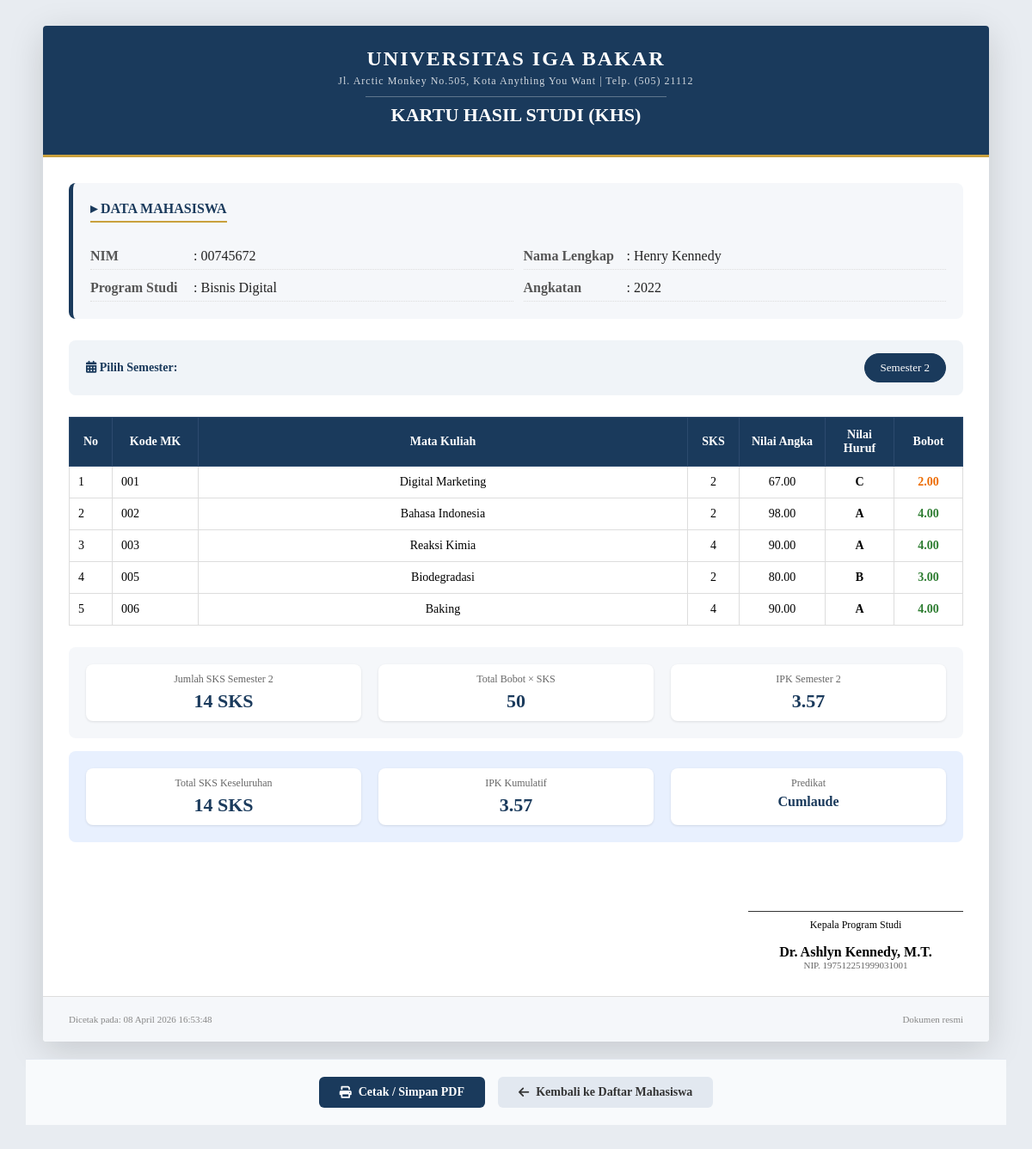
Screenshot of /khs.php?id=1 (signed in) with the database file from the repository.
### tables this page shows
CREATE TABLE `mhs` (
  `id` int NOT NULL,
  `nim` varchar(20) NOT NULL,
  `nama` varchar(100) NOT NULL,
  `jurusan` varchar(50) NOT NULL,
  `angkatan` year NOT NULL
);

CREATE TABLE `nilai` (
  `id` int NOT NULL,
  `mhs_id` int NOT NULL,
  `matkul_id` int NOT NULL,
  `nilai_angka` decimal(5,2) NOT NULL,
  `nilai_huruf` char(2) DEFAULT NULL
);

CREATE TABLE `matkul` (
  `id` int NOT NULL,
  `kode` varchar(10) NOT NULL,
  `nama` varchar(100) NOT NULL,
  `sks` int NOT NULL,
  `semester` int NOT NULL
);

### khs.php (the view, shortened to what this page needs)
<?php
$db = new db();
$conn = $db->getconn();
$mhs_id = isset($_GET['id']) ? (int)$_GET['id'] : 0;
$selected_semester = isset($_GET['semester']) ? (int)$_GET['semester'] : 0;
$query_mhs = "SELECT * FROM mhs WHERE id = $mhs_id";
$result_mhs = $conn->query($query_mhs);
$mhs = $result_mhs->fetch_assoc();
$query_semester = "SELECT DISTINCT mk.semester
                   FROM nilai n
                   JOIN matkul mk ON n.matkul_id = mk.id
                   WHERE n.mhs_id = $mhs_id
                   ORDER BY mk.semester ASC";
$semester_list = $conn->query($query_semester);
if ($selected_semester == 0 && $semester_list->num_rows > 0) {
    $first = $semester_list->fetch_assoc();
    $selected_semester = $first['semester'];
    $semester_list->data_seek(0);
}
if ($selected_semester > 0) {
    $query_nilai = "SELECT mk.kode, mk.nama AS matkul, mk.sks, n.nilai_angka, n.nilai_huruf, mk.semester
                    FROM nilai n
                    JOIN matkul mk ON n.matkul_id = mk.id
                    WHERE n.mhs_id = $mhs_id AND mk.semester = $selected_semester
                    ORDER BY mk.kode ASC";
    $nilai_list = $conn->query($query_nilai);
}
$total_sks = 0;
$total_bobot = 0;
$ipk_semester = 0;
if ($selected_semester > 0 && isset($nilai_list) && $nilai_list->num_rows > 0) {
    $nilai_list->data_seek(0);
    while ($row = $nilai_list->fetch_assoc()) {
        $bobot = 0;
        $nilai = $row['nilai_angka'];
        if ($nilai >= 85) $bobot = 4.00;
        elseif ($nilai >= 70) $bobot = 3.00;
        elseif ($nilai >= 55) $bobot = 2.00;
        elseif ($nilai >= 40) $bobot = 1.00;
        else $bobot = 0.00;
        $total_sks += $row['sks'];
        $total_bobot += $bobot * $row['sks'];
    }
    $ipk_semester = $total_sks > 0 ? round($total_bobot / $total_sks, 2) : 0;
    $nilai_list->data_seek(0);
}
$query_all = "SELECT n.nilai_angka, mk.sks
              FROM nilai n
              JOIN matkul mk ON n.matkul_id = mk.id
              WHERE n.mhs_id = $mhs_id";
$all_nilai = $conn->query($query_all);
$total_all_sks = 0;
$total_all_bobot = 0;
while ($row = $all_nilai->fetch_assoc()) {
    $bobot = 0;
    $nilai = $row['nilai_angka'];
    if ($nilai >= 85) $bobot = 4.00;
    elseif ($nilai >= 70) $bobot = 3.00;
    elseif ($nilai >= 55) $bobot = 2.00;
    elseif ($nilai >= 40) $bobot = 1.00;
    else $bobot = 0.00;
    $total_all_sks += $row['sks'];
    $total_all_bobot += $bobot * $row['sks'];
}
$ipk_kumulatif = $total_all_sks > 0 ? round($total_all_bobot / $total_all_sks, 2) : 0;
$predikat = '';
if ($ipk_kumulatif >= 3.51) $predikat = 'Cumlaude';
elseif ($ipk_kumulatif >= 3.00) $predikat = 'Sangat Memuaskan';
elseif ($ipk_kumulatif >= 2.50) $predikat = 'Memuaskan';
elseif ($ipk_kumulatif >= 2.00) $predikat = 'Cukup';
else $predikat = 'Kurang';
?>
<!DOCTYPE html>
<html lang="id">
<head>
</head>
<body>
<div class="khs-container">
    <div class="khs-header">
        <div class="university-name">UNIVERSITAS IGA BAKAR</div>
        <div class="university-sub">Jl. Arctic Monkey No.505, Kota Anything You Want | Telp. (505) 21112</div>
        <div class="khs-title">KARTU HASIL STUDI (KHS)</div>
    </div>
    <div class="khs-body">
        <div class="info-mahasiswa">
            <div class="info-title">▸ DATA MAHASISWA</div>
            <div class="info-grid">
                <div class="info-item">
                    <span class="info-label">NIM</span>
                    <span class="info-value">: <?= htmlspecialchars($mhs['nim']) ?></span>
                </div>
                <div class="info-item">
                    <span class="info-label">Nama Lengkap</span>
                    <span class="info-value">: <?= htmlspecialchars($mhs['nama']) ?></span>
                </div>
                <div class="info-item">
                    <span class="info-label">Program Studi</span>
                    <span class="info-value">: <?= htmlspecialchars($mhs['jurusan']) ?></span>
                </div>
                <div class="info-item">
                    <span class="info-label">Angkatan</span>
                    <span class="info-value">: <?= $mhs['angkatan'] ?></span>
                </div>
            </div>
        </div>
        <div class="semester-selector">
            <span class="semester-label"><i class="fas fa-calendar-alt"></i> Pilih Semester:</span>
            <div class="semester-buttons">
                <?php if ($semester_list && $semester_list->num_rows > 0): ?>
                    <?php $semester_list->data_seek(0); ?>
                    <?php while ($sem = $semester_list->fetch_assoc()): ?>
                        <a href="?id=<?= $mhs_id ?>&semester=<?= $sem['semester'] ?>"
                           class="semester-btn <?= $selected_semester == $sem['semester'] ? 'active' : '' ?>">
                            Semester <?= $sem['semester'] ?>
                        </a>
                    <?php endwhile; ?>
                <?php else: ?>
                    <span class="semester-btn" style="background:#f0f0f0;">Belum ada nilai</span>
                <?php endif; ?>
            </div>
        </div>
        <?php if ($selected_semester > 0 && isset($nilai_list) && $nilai_list->num_rows > 0): ?>
            <table class="table-nilai">
                <thead>
                    <tr>
                        <th width="50">No</th>
                        <th width="100">Kode MK</th>
                        <th align="left">Mata Kuliah</th>
                        <th width="60">SKS</th>
                        <th width="100">Nilai Angka</th>
                        <th width="80">Nilai Huruf</th>
                        <th width="80">Bobot</th>
                    </tr>
                </thead>
                <tbody>
                    <?php
                    $no = 1;
                    $nilai_list->data_seek(0);
                    while ($row = $nilai_list->fetch_assoc()):
                        $bobot = 0;
                        $nilai = $row['nilai_angka'];
                        if ($nilai >= 85) $bobot = 4.00;
                        elseif ($nilai >= 70) $bobot = 3.00;
                        elseif ($nilai >= 55) $bobot = 2.00;
                        elseif ($nilai >= 40) $bobot = 1.00;
                        else $bobot = 0.00;
                        $bobot_color = ($bobot >= 3.0) ? '#2e7d32' : (($bobot >= 2.0) ? '#ed6c02' : '#d32f2f');
                    ?>
                    <tr>
                        <td align="center"><?= $no++ ?></td>
                        <td><?= htmlspecialchars($row['kode']) ?></td>
                        <td align="left"><?= htmlspecialchars($row['matkul']) ?></td>
                        <td align="center"><?= $row['sks'] ?></td>
                        <td align="center"><?= $row['nilai_angka'] ?></td>
                        <td align="center"><strong><?= $row['nilai_huruf'] ?></strong></td>
                        <td align="center" style="color: <?= $bobot_color ?>; font-weight: bold;"><?= number_format($bobot, 2) ?></td>
                    </tr>
                    <?php endwhile; ?>
                </tbody>
            </table>
            <div class="ringkasan">
                <div class="ringkasan-item">
                    <div class="ringkasan-label">Jumlah SKS Semester <?= $selected_semester ?></div>
                    <div class="ringkasan-value"><?= $total_sks ?> SKS</div>
                </div>
                <div class="ringkasan-item">
                    <div class="ringkasan-label">Total Bobot × SKS</div>
                    <div class="ringkasan-value"><?= $total_bobot ?></div>
                </div>
                <div class="ringkasan-item">
                    <div class="ringkasan-label">IPK Semester <?= $selected_semester ?></div>
                    <div class="ringkasan-value"><?= number_format($ipk_semester, 2) ?></div>
                </div>
            </div>
        <?php elseif ($selected_semester > 0): ?>
            <div style="text-align: center; padding: 40px; background: #f8fafc; border-radius: 8px;">
                <p style="color: #666;">Belum ada nilai untuk Semester <?= $selected_semester ?></p>
            </div>
        <?php endif; ?>
        <div class="ringkasan" style="margin-top: 15px; background: #e8f0fe;">
            <div class="ringkasan-item">
                <div class="ringkasan-label">Total SKS Keseluruhan</div>
                <div class="ringkasan-value"><?= $total_all_sks ?> SKS</div>
            </div>
            <div class="ringkasan-item">
                <div class="ringkasan-label">IPK Kumulatif</div>
                <div class="ringkasan-value"><?= number_format($ipk_kumulatif, 2) ?></div>
            </div>
            <div class="ringkasan-item">
                <div class="ringkasan-label">Predikat</div>
                <div class="ringkasan-value small"><?= $predikat ?></div>
            </div>
        </div>
        <div class="ttd">
            <div class="ttd-box">
                <div class="ttd-line">Kepala Program Studi</div>
                <div style="margin-top: 15px; font-weight: bold;">Dr. Ashlyn Kennedy, M.T.</div>
                <div style="font-size: 11px; color: #666;">NIP. 197512251999031001</div>
            </div>
        </div>
    </div>
    <div class="khs-footer">
        <span>Dicetak pada: <?= date('d F Y H:i:s') ?></span>
        <span>Dokumen resmi</span>
    </div>
</div>
<div class="action-buttons">
    <button class="btn-print" onclick="window.print()">
        <i class="fas fa-print"></i> Cetak / Simpan PDF
    </button>
    <a href="index.php?page=mhs" class="btn-back">
        <i class="fas fa-arrow-left"></i> Kembali ke Daftar Mahasiswa
    </a>
</div>
<link rel="stylesheet" href="https://cdnjs.cloudflare.com/ajax/libs/font-awesome/6.0.0/css/all.min.css">
</body>
</html>

### khs.php (style rules this page uses)
* { margin: 0; padding: 0; box-sizing: border-box; }
body { font-family: 'Times New Roman', 'Georgia', 'Cambria', serif; background: #e8ecf1; padding: 30px; min-height: 100vh; }
.khs-container { max-width: 1100px; margin: 0 auto; background: white; box-shadow: 0 10px 40px rgba(0,0,0,0.15); border-radius: 4px; overflow: hidden; }
.khs-header { background: #1a3a5c; color: white; padding: 25px 30px; text-align: center; border-bottom: 3px solid #c9a03d; }
.university-name { font-size: 24px; font-weight: bold; letter-spacing: 2px; margin-bottom: 5px; }
.university-sub { font-size: 12px; opacity: 0.8; letter-spacing: 1px; }
.khs-title { font-size: 22px; font-weight: bold; margin-top: 10px; padding-top: 10px; border-top: 1px solid rgba(255,255,255,0.3); display: inline-block; padding: 8px 30px; }
.khs-body { padding: 30px; }
.info-mahasiswa { background: #f5f7fa; padding: 20px; border-radius: 8px; margin-bottom: 25px; border-left: 5px solid #1a3a5c; }
.info-title { font-size: 16px; font-weight: bold; color: #1a3a5c; margin-bottom: 15px; border-bottom: 2px solid #c9a03d; display: inline-block; padding-bottom: 5px; }
.info-grid { display: grid; grid-template-columns: repeat(2, 1fr); gap: 12px; margin-top: 15px; }
.info-item { display: flex; border-bottom: 1px dotted #ddd; padding-bottom: 6px; }
.info-label { width: 120px; font-weight: 600; color: #555; }
.info-value { flex: 1; color: #222; font-weight: 500; }
.semester-selector { background: #f0f4f8; padding: 15px 20px; border-radius: 8px; margin-bottom: 25px; display: flex; align-items: center; justify-content: space-between; flex-wrap: wrap; gap: 15px; }
.semester-label { font-weight: 600; color: #1a3a5c; font-size: 14px; }
.semester-buttons { display: flex; gap: 10px; flex-wrap: wrap; }
.semester-btn { background: white; border: 1px solid #cbd5e1; padding: 8px 18px; border-radius: 25px; cursor: pointer; font-family: inherit; font-size: 13px; font-weight: 500; transition: all 0.2s; text-decoration: none; color: #333; }
.semester-btn.active { background: #1a3a5c; color: white; border-color: #1a3a5c; }
.table-nilai { width: 100%; border-collapse: collapse; margin: 20px 0; font-size: 14px; }
.table-nilai th { background: #1a3a5c; color: white; padding: 12px 10px; text-align: center; font-weight: 600; border: 1px solid #2c4a6e; }
.table-nilai td { border: 1px solid #ddd; padding: 10px; text-align: center; }
.table-nilai td:first-child, .table-nilai td:nth-child(2) { text-align: left; }
.ringkasan { background: #f5f7fa; border-radius: 8px; padding: 20px; margin-top: 25px; display: flex; justify-content: space-between; flex-wrap: wrap; gap: 20px; }
.ringkasan-item { flex: 1; text-align: center; padding: 10px; background: white; border-radius: 8px; box-shadow: 0 1px 3px rgba(0,0,0,0.1); }
.ringkasan-label { font-size: 12px; color: #666; margin-bottom: 5px; }
.ringkasan-value { font-size: 22px; font-weight: bold; color: #1a3a5c; }
.ringkasan-value.small { font-size: 16px; }
.khs-footer { background: #f5f7fa; padding: 20px 30px; text-align: center; font-size: 11px; color: #888; border-top: 1px solid #ddd; display: flex; justify-content: space-between; }
.action-buttons { margin-top: 20px; display: flex; justify-content: center; gap: 15px; padding: 20px 30px; background: #f8fafc; border-top: 1px solid #e2e8f0; }
.btn-print, .btn-back { padding: 10px 24px; border-radius: 6px; font-family: inherit; font-size: 14px; font-weight: 600; cursor: pointer; text-decoration: none; display: inline-flex; align-items: center; gap: 8px; transition: all 0.2s; }
.btn-print { background: #1a3a5c; color: white; border: none; }
.btn-back { background: #e2e8f0; color: #333; border: none; }
.ttd { margin-top: 30px; display: flex; justify-content: flex-end; }
.ttd-box { text-align: center; width: 250px; }
.ttd-line { margin-top: 50px; border-top: 1px solid #333; padding-top: 8px; font-size: 12px; }

### rows the page displays
mhs: nim "00745672", nama "Henry Kennedy", jurusan "Bisnis Digital", angkatan "2022"
nilai: matkul.kode "001", matkul.nama "Digital Marketing", matkul.sks "2", nilai_angka "67.00", nilai_huruf "C", nilai_angka "2.00"
nilai: matkul.kode "002", matkul.nama "Bahasa Indonesia", matkul.sks "2", nilai_angka "98.00", nilai_huruf "A", nilai_angka "4.00"
nilai: matkul.kode "003", matkul.nama "Reaksi Kimia", matkul.sks "4", nilai_angka "90.00", nilai_huruf "A", nilai_angka "4.00"
nilai: matkul.kode "005", matkul.nama "Biodegradasi", matkul.sks "2", nilai_angka "80.00", nilai_huruf "B", nilai_angka "3.00"
nilai: matkul.kode "006", matkul.nama "Baking", matkul.sks "4", nilai_angka "90.00", nilai_huruf "A", nilai_angka "4.00"

### other values shown
$sem['semester'] "2"
$selected_semester "2"
$total_sks "14"
$total_bobot "50"
$ipk_semester "3.57"
$total_all_sks "14"
$ipk_kumulatif "3.57"
$predikat "Cumlaude"
